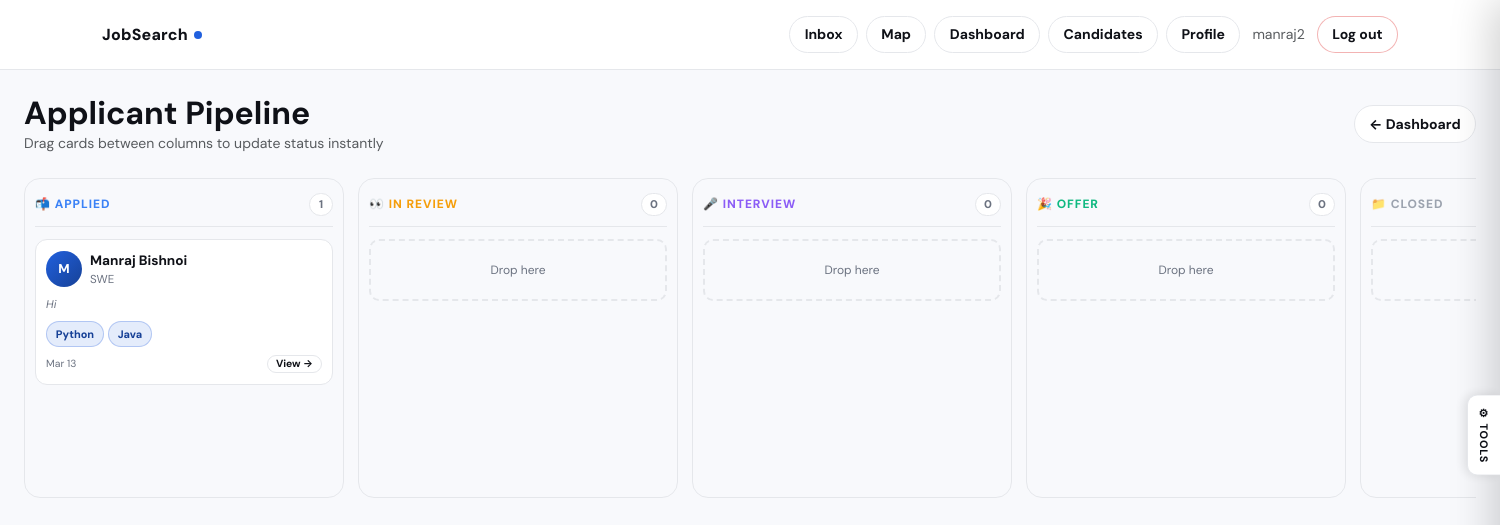
Screenshot of /recruiter/pipeline/ (signed in) with the database file from the repository.
### jobs/models.py (models this page shows, shortened)
class CustomUser(AbstractUser):
    class Role(models.TextChoices):
        JOB_SEEKER = "job_seeker", "Job Seeker"
        RECRUITER = "recruiter", "Recruiter"
        ADMIN = "admin", "Admin"
    role = models.CharField(
        max_length=20,
        choices=Role.choices,
        default=Role.JOB_SEEKER,
    )
    def is_job_seeker(self):
        return self.role == self.Role.JOB_SEEKER
    def is_recruiter(self):
        return self.role == self.Role.RECRUITER

class Application(models.Model):
    class Status(models.TextChoices):
        APPLIED = "applied", "Applied"
        REVIEW = "review", "In Review"
        INTERVIEW = "interview", "Interview"
        OFFER = "offer", "Offer"
        CLOSED = "closed", "Closed"
    job = models.ForeignKey(
        JobPosting, on_delete=models.CASCADE, related_name="applications"
    )
    applicant = models.ForeignKey(
        settings.AUTH_USER_MODEL, on_delete=models.CASCADE, related_name="applications"
    )
    note = models.TextField(blank=True)
    status = models.CharField(
        max_length=20, choices=Status.choices, default=Status.APPLIED
    )
    created_at = models.DateTimeField(auto_now_add=True)
    class Meta:
        constraints = [
            models.UniqueConstraint(
                fields=["job", "applicant"], name="unique_application_per_job"
            )
        ]

class JobPosting(models.Model):
    class JobType(models.TextChoices):
        REMOTE = "remote", "Remote"
        ONSITE = "onsite", "On-site"
        HYBRID = "hybrid", "Hybrid"
    class ExperienceLevel(models.TextChoices):
        ENTRY = "entry", "Entry Level"
        MID = "mid", "Mid Level"
        SENIOR = "senior", "Senior Level"
        INTERN = "intern", "Internship"
    recruiter = models.ForeignKey(
        CustomUser, on_delete=models.CASCADE, related_name="job_postings"
    )
    title = models.CharField(max_length=200)
    company = models.CharField(max_length=200)
    description = models.TextField()
    skills = models.TextField(blank=True, help_text="Comma-separated skills")
    location = models.CharField(max_length=200, blank=True)
    latitude = models.FloatField(null=True, blank=True)
    longitude = models.FloatField(null=True, blank=True)
    job_type = models.CharField(
        max_length=20, choices=JobType.choices, default=JobType.ONSITE
    )
    experience_level = models.CharField(
        max_length=20, choices=ExperienceLevel.choices, default=ExperienceLevel.ENTRY
    )
    salary_min = models.PositiveIntegerField(null=True, blank=True)
    salary_max = models.PositiveIntegerField(null=True, blank=True)
    visa_sponsorship = models.BooleanField(default=False)
    is_active = models.BooleanField(default=True)
    created_at = models.DateTimeField(auto_now_add=True)
    updated_at = models.DateTimeField(auto_now=True)
    class Meta:
        ordering = ["-created_at"]

class JobSeekerProfile(models.Model):
    user = models.OneToOneField(
        CustomUser, on_delete=models.CASCADE, related_name="seeker_profile"
    )
    profile_picture = models.ImageField(
        upload_to="profile_pics/", blank=True, null=True
    )
    headline = models.CharField(max_length=200, blank=True)
    bio = models.TextField(blank=True, help_text="Short summary about yourself")
    resume = models.FileField(
    upload_to="resumes/",
    blank=True,
    null=True,
    help_text="PDF or Word resume")
    location = models.CharField(max_length=200, blank=True)
    phone = models.CharField(max_length=30, blank=True)
    website = models.URLField(blank=True)
    skills = models.TextField(blank=True, help_text="Comma-separated skills")
    education = models.TextField(blank=True)
    work_experience = models.TextField(blank=True)
    projects = models.TextField(blank=True, help_text="Key projects, coursework, open-source contributions")
    certifications = models.TextField(blank=True, help_text="Certifications, licenses, awards")
    languages = models.TextField(blank=True, help_text="Spoken languages, e.g. English (Native), Spanish (Conversational)")
    links = models.TextField(blank=True, help_text="GitHub, LinkedIn, portfolio URLs (one per line)")
    featured_label = models.CharField(
        max_length=100, blank=True,
        help_text="Label shown above the embed, e.g. 'My Portfolio', 'Intro Video'"
    )
    featured_url = models.URLField(
        blank=True,
        help_text="Link to a website, portfolio, or project (displayed as a clickable card)"
    )
    featured_video_url = models.URLField(
        blank=True,
        help_text="YouTube or Vimeo link for an introduction / project video"
    )
    desired_job_title = models.CharField(max_length=200, blank=True)
    desired_salary_min = models.PositiveIntegerField(null=True, blank=True)
    open_to_remote = models.BooleanField(default=True)
    open_to_relocation = models.BooleanField(default=False)
    visa_required = models.BooleanField(default=False)
    class DistanceUnit(models.TextChoices):
        MILES = "mi", "Miles"
        KM = "km", "Kilometers"
    commute_distance = models.PositiveIntegerField(
        null=True, blank=True,
        help_text="Maximum commute distance"
    )
    distance_unit = models.CharField(
        max_length=2, choices=DistanceUnit.choices, default=DistanceUnit.MILES
    )
    is_public = models.BooleanField(default=True)
    show_photo = models.BooleanField(default=True)
    show_resume = models.BooleanField(default=True)
    show_headline = models.BooleanField(default=True)
    show_bio = models.BooleanField(default=True)
    show_skills = models.BooleanField(default=True)
    show_education = models.BooleanField(default=True)
    show_experience = models.BooleanField(default=True)
    show_projects = models.BooleanField(default=True)
    show_certifications = models.BooleanField(default=True)
    show_languages = models.BooleanField(default=True)
    show_links = models.BooleanField(default=True)
    show_location = models.BooleanField(default=True)
    show_phone = models.BooleanField(default=False)
    show_email = models.BooleanField(default=True)
    show_featured = models.BooleanField(default=True)
    goal_applications = models.PositiveIntegerField(default=10, help_text="Target number of applications to submit")
    goal_offers       = models.PositiveIntegerField(default=1,  help_text="Target number of offers to receive")
    background_image  = models.ImageField(upload_to="backgrounds/", blank=True, null=True)
    background_opacity = models.FloatField(default=0.15, help_text="Overlay opacity 0.0–1.0")
    goal_reviews      = models.PositiveIntegerField(default=20, help_text="Target applications to review")
    goal_offers_sent  = models.PositiveIntegerField(default=5,  help_text="Target offers to send")
    goal_filled       = models.PositiveIntegerField(default=3,  help_text="Target job postings filled")
    background_image   = models.ImageField(upload_to="backgrounds/", blank=True, null=True)
    background_opacity = models.FloatField(default=0.15)
    def skills_list(self):
        return [s.strip() for s in self.skills.split(",") if s.strip()]

### jobs/views.py (the view)
# urls.py: path("recruiter/pipeline/", views.recruiter_pipeline, name="recruiter_pipeline"),
@login_required
def recruiter_pipeline(request):
    if not request.user.is_recruiter():
        return redirect("home")
    selected_job = None
    selected_job_id = (request.GET.get("job") or "").strip()
    applications = (
        Application.objects
        .filter(job__recruiter=request.user)
        .select_related("applicant", "applicant__seeker_profile", "job")
        .order_by("-created_at")
    )
    if selected_job_id.isdigit():
        selected_job = JobPosting.objects.filter(
            pk=int(selected_job_id), recruiter=request.user
        ).first()
        if selected_job:
            applications = applications.filter(job=selected_job)
    COLUMNS = [
        ("applied",   "Applied",    "#3b82f6", "📬"),
        ("review",    "In Review",  "#f59e0b", "👀"),
        ("interview", "Interview",  "#8b5cf6", "🎤"),
        ("offer",     "Offer",      "#10b981", "🎉"),
        ("closed",    "Closed",     "#9ca3af", "📁"),
    ]
    return render(request, "jobs/recruiter_pipeline.html", {
        "applications": applications,
        "columns": COLUMNS,
        "selected_job": selected_job,
    })

### jobs/templates/jobs/recruiter_pipeline.html (shortened to what this page needs)
{% extends "jobs/base.html" %}
{% block content %}
<div class="container-fluid py-4 px-4" style="min-height:100vh;">
  <div class="d-flex justify-content-between align-items-center mb-4 flex-wrap gap-2">
    <div>
      <h2 class="fw-bold mb-0">Applicant Pipeline</h2>
      <div class="text-muted small">
        {% if selected_job %}
          {{ selected_job.title }} at {{ selected_job.company }}
        {% else %}
          Drag cards between columns to update status instantly
        {% endif %}
      </div>
    </div>
    <div class="d-flex align-items-center gap-2 flex-wrap">
      <a href="{% url 'recruiter_dashboard' %}" class="btn btn-ghost btn-sm">← Dashboard</a>
    </div>
  </div>
  <div id="kanbanBoard" class="kanban-board">
    {% for status_key, status_label, color, icon in columns %}
    <div class="kanban-col" data-status="{{ status_key }}">
      <div class="kanban-col-header">
        <div class="kanban-col-title" data-color="{{ color }}">{{ icon }} {{ status_label }}</div>
        <span class="kanban-col-count" id="count-{{ status_key }}">0</span>
      </div>
      <div class="kanban-cards" id="col-{{ status_key }}">
        {% for app in applications %}
          {% if app.status == status_key %}
          <div class="kanban-card" draggable="true" data-app-id="{{ app.pk }}">
            <div class="d-flex align-items-start gap-2 mb-2">
              {% with sp=app.applicant.seeker_profile %}
              <div class="kanban-avatar">
                {% if sp and sp.profile_picture and sp.show_photo %}
                  <img src="{{ sp.profile_picture.url }}" alt="{{ app.applicant.username }}" style="width:100%;height:100%;object-fit:cover;border-radius:50%;">
                {% else %}
                  {{ app.applicant.first_name|first|default:app.applicant.username|first|upper }}
                {% endif %}
              </div>
              {% endwith %}
              <div style="min-width:0;flex:1;">
                <div class="kanban-card-name">{{ app.applicant.get_full_name|default:app.applicant.username }}</div>
                <div class="kanban-card-job">{{ app.job.title }}</div>
              </div>
            </div>
            {% with sp=app.applicant.seeker_profile %}
              {% if sp and sp.headline and sp.show_headline %}
                <div class="kanban-card-headline">{{ sp.headline }}</div>
              {% endif %}
              {% if sp and sp.skills and sp.show_skills %}
              <div class="kanban-skills mt-2">
                {% for skill in sp.skills_list|slice:":4" %}
                  <span class="js-badge js-badge-skill kanban-skill-badge">{{ skill }}</span>
                {% endfor %}
              </div>
              {% endif %}
            {% endwith %}
            <div class="d-flex justify-content-between align-items-center mt-2">
              <span class="kanban-card-date">{{ app.created_at|date:"M j" }}</span>
              <div class="d-flex align-items-center gap-1 flex-wrap justify-content-end">
                <a href="{% url 'view_candidate' app.applicant.pk %}" class="btn btn-ghost btn-sm py-0 px-2 kanban-mini-btn" onclick="event.stopPropagation();">View →</a>
              </div>
            </div>
          </div>
          {% endif %}
        {% endfor %}
        <div class="kanban-empty" id="empty-{{ status_key }}">Drop here</div>
      </div>
    </div>
    {% endfor %}
  </div>
</div>
{% endblock %}

### jobs/templates/jobs/base.html (shortened to what this page needs)
<!doctype html>
<html lang="en" data-theme="light">
<head>
  <link href="https://cdn.jsdelivr.net/npm/bootstrap@5.3.3/dist/css/bootstrap.min.css" rel="stylesheet">
</head>
<body{% if milestones and milestones.background %} style="background-image:url('{{ milestones.background }}');background-size:cover;background-attachment:fixed;background-position:center;"{% endif %}>
<nav class="js-nav">
  <div class="container d-flex align-items-center py-3">
    <a class="js-brand" href="{% url 'home' %}">
      JobSearch<span class="js-brand-dot"></span>
    </a>
    <div class="ms-auto d-flex align-items-center gap-2 flex-wrap">
      {% if user.is_authenticated %}
        <a class="btn btn-ghost btn-sm" href="{% url 'inbox' %}">Inbox</a>
        <a class="btn btn-ghost btn-sm" href="{% url 'job_map' %}">Map</a>
        {% if user.is_recruiter %}
          <a class="btn btn-ghost btn-sm" href="{% url 'recruiter_dashboard' %}">Dashboard</a>
          <a class="btn btn-ghost btn-sm" href="{% url 'recruiter_candidate_search' %}">Candidates</a>
          <a class="btn btn-ghost btn-sm" href="{% url 'recruiter_profile' %}">Profile</a>
        {% endif %}
        <span class="text-muted small ms-1">{{ user.username }}</span>
        <form method="post" action="{% url 'logout' %}" class="d-inline ms-1">
          <button class="btn btn-ghost btn-sm" type="submit"
                  style="color:var(--danger);border-color:rgba(220,38,38,.35);">Log out</button>
        </form>
      {% else %}
        <a class="btn btn-ghost btn-sm" href="{% url 'register_recruiter' %}">Recruiter</a>
        <a class="btn btn-ghost btn-sm" href="{% url 'register_seeker' %}">Job Seeker</a>
        <a class="btn btn-brand btn-sm" href="{% url 'login' %}">Sign in</a>
      {% endif %}
    </div>
  </div>
</nav>
{% block content %}{% endblock %}
<div id="themePanel">
  <button id="themeToggleBtn" onclick="togglePanel()" title="Tools" aria-label="Open tools panel">
    ⚙ Tools
  </button>
</div>
</body>
</html>

### jobs/templates/jobs/base.html (style rules this page uses)
:root { --brand-h: 220; --brand-s: 74%; --brand-l: 50%; --brand: hsl(var(--brand-h), var(--brand-s), var(--brand-l)); --brand-light: hsl(var(--brand-h), var(--brand-s), 94%); --brand-dark: hsl(var(--brand-h), var(--brand-s), 34%); --surface: #f8f9fc; --card: #ffffff; --border: #e5e7eb; --text: #1f2937; --text-muted: #6b7280; --nav-bg: rgba(255,255,255,.92); --success: #059669; --danger: #dc2626; --warning: #d97706; --info: #0891b2; --shadow-sm: 0 1px 2px rgba(0,0,0,.05); --shadow-md: 0 8px 24px rgba(17,24,39,.08); --page-transition: .22s ease; }
*, *::before, *::after { box-sizing: border-box; }
body { font-family: "DM Sans", system-ui, -apple-system, Segoe UI, sans-serif; background: var(--surface); color: var(--text); transition: background var(--page-transition), color var(--page-transition); }
body { animation: pageIn .3s ease both; }
.js-nav { background: var(--nav-bg); backdrop-filter: blur(12px); -webkit-backdrop-filter: blur(12px); border-bottom: 1px solid var(--border); position: sticky; top: 0; z-index: 200; transition: background var(--page-transition), border-color var(--page-transition); }
.js-brand { text-decoration: none; font-weight: 800; color: var(--text); letter-spacing: .2px; transition: color var(--page-transition); }
.js-brand-dot { display: inline-block; width: 8px; height: 8px; background: var(--brand); border-radius: 999px; margin-left: 6px; transform: translateY(-1px); transition: background var(--page-transition); }
.btn-ghost { background: var(--card); border: 1px solid var(--border); border-radius: 999px; font-weight: 700; color: var(--text) !important; padding: .45rem .9rem; transition: border-color .15s, background .15s, color var(--page-transition); }
.js-badge { display: inline-flex; align-items: center; gap: .25rem; padding: .25rem .55rem; border-radius: 999px; font-size: .72rem; font-weight: 800; border: 1px solid var(--border); background: var(--card); color: var(--text); transition: background var(--page-transition), border-color var(--page-transition), color var(--page-transition); }
.js-badge-skill { border-color:rgba(26,86,219,.25); background:var(--brand-light); color:var(--brand-dark); }
#themePanel { position: fixed; right: 0; top: 50%; transform: translateY(-50%); z-index: 100000; }
#themeToggleBtn { writing-mode: vertical-rl; text-orientation: mixed; padding: .7rem .5rem; border-radius: 10px 0 0 10px; background: var(--card); border: 1.5px solid var(--border); border-right: none; box-shadow: -3px 0 12px rgba(0,0,0,.1); cursor: pointer; font-size: .68rem; font-weight: 800; color: var(--text); letter-spacing: .07em; text-transform: uppercase; display: flex; align-items: center; gap: 5px; transition: background .15s, color .15s; }

### rows the page displays
CustomUser: username "manraj2"
Application: applicant.first_name|first "M", applicant.get_full_name "Manraj Bishnoi", job "SWE", applicant.seeker_profile.headline "Hi", skills_list "Python" "Java", created_at "Mar 13"

### other values shown
{{ icon }} "📬" "👀" "🎤" "🎉" "📁"
{{ status_label }} "APPLIED" "IN REVIEW" "INTERVIEW" "OFFER" "CLOSED"
